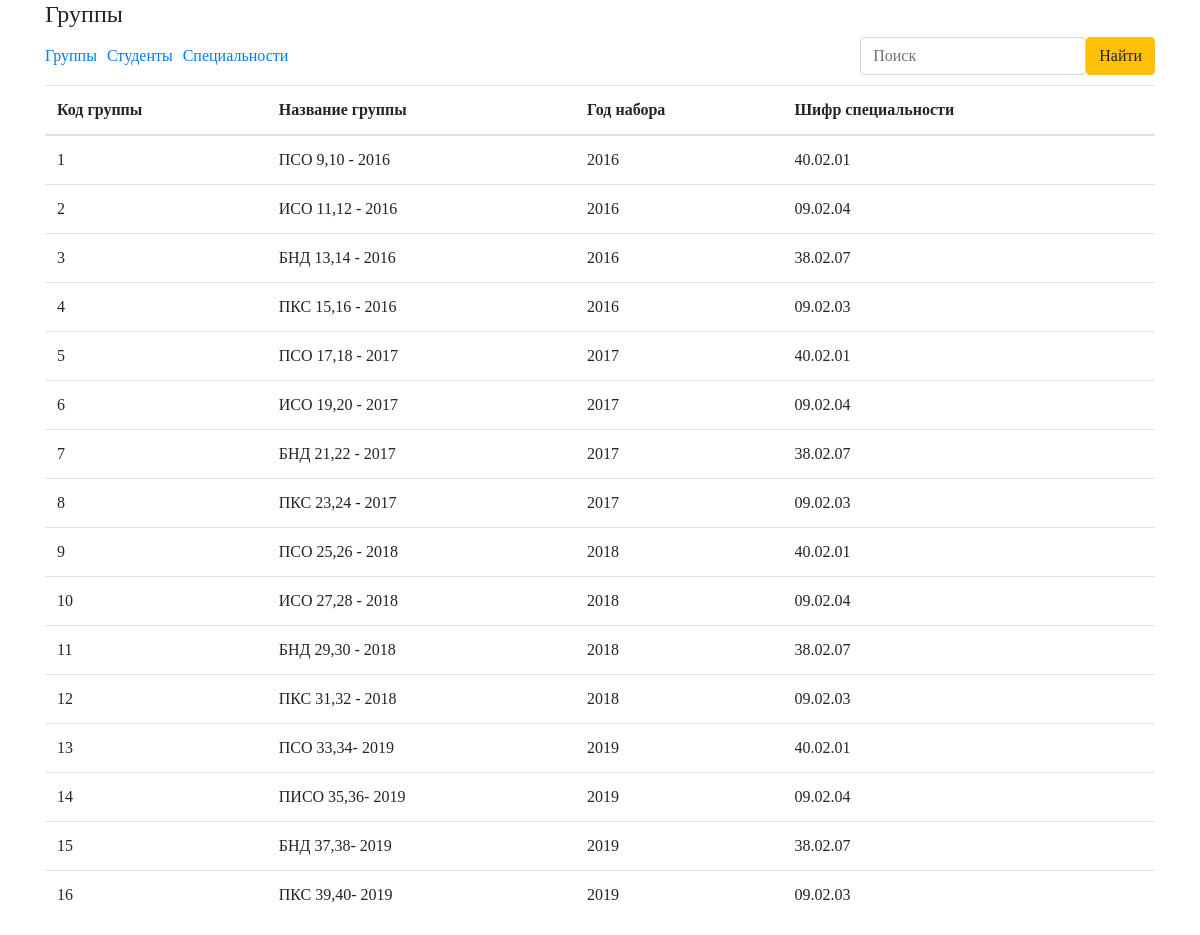
/group.php (signed in), run on the app's committed database.
### group.php (the view, shortened to what this page needs)
<?php
if ($_SESSION['auth']) {
  global $conn;
  $query = "Select
  Код_группы,
  Название_группы,
  Год_набора,
  Шифр_специальности
  from группы";
  $result = mysqli_query($conn, $query);
} else {
  header('Location: /index.php');
  return;
}
?>
<!DOCTYPE html>
<html lang="ru">
<head>
  <link rel="stylesheet" href="css/bootstrap.css">
  <link rel="stylesheet" href="css/style.css">
</head>
<body>
  <section>
    <div class="container">
      <div class="row">
        <div class="col-lg-12">
          <h4>Группы</h4>
          <div class="menu_header">
            <div class="menu__item">
              <ul class="link_menu">
                <li><a href="group.php">Группы</a></li>
                <li><a href="students.php">Студенты</a></li>
                <li><a href="specialties.php">Специальности</a></li>
              </ul>
            </div>
            <div class="menu__item">
              <form class="form_search" action="search.php" method="post">
                <input class="form-control" name="search" type="text" required placeholder="Поиск">
                <button class="btn btn-warning">Найти</button>
              </form>
            </div>
          </div>
          <div class="block__table">
            <table class="table">
              <thead>
                <tr>
                  <th>Код группы</th>
                  <th>Название группы</th>
                  <th>Год набора</th>
                  <th>Шифр специальности</th>
                </tr>
              </thead>
              <tbody>
                <?php
                if ($result) {
                  while ($r = mysqli_fetch_array($result)) {
                ?>
                <tr>
                  <td><?php echo $r['Код_группы']; ?></td>
                  <td><?php echo $r['Название_группы']; ?></td>
                  <td><?php echo $r['Год_набора']; ?></td>
                  <td><?php echo $r['Шифр_специальности']; ?></td>
                </tr>
                <?php
                  }
                }
                ?>
              </tbody>
            </table>
          </div>
        </div>
      </div>
    </div>
  </section>
</body>
</html>

### style.css (style rules this page uses)
* { margin: 0; padding: 0; box-sizing: border-box; font-family: 'Tahoma'; }
.link_menu { display: flex; align-items: center; list-style-type: none; margin-bottom: 0; }
.link_menu li { margin-right: 10px; }
.block__table table { overflow: scroll; }
.menu_header { display: flex; justify-content: space-between; align-items: center; margin-bottom: 10px; }
.menu__item { display: flex; align-items: center; }
.form_search { display: flex; }

### data on the page
группы: Код_группы "1", Название_группы "ПСО 9,10 - 2016", Год_набора "2016", Шифр_специальности "40.02.01"
группы: Код_группы "2", Название_группы "ИСО 11,12 - 2016", Год_набора "2016", Шифр_специальности "09.02.04"
группы: Код_группы "3", Название_группы "БНД 13,14 - 2016", Год_набора "2016", Шифр_специальности "38.02.07"
группы: Код_группы "4", Название_группы "ПКС 15,16 - 2016", Год_набора "2016", Шифр_специальности "09.02.03"
группы: Код_группы "5", Название_группы "ПСО 17,18 - 2017", Год_набора "2017", Шифр_специальности "40.02.01"
группы: Код_группы "6", Название_группы "ИСО 19,20 - 2017", Год_набора "2017", Шифр_специальности "09.02.04"
группы: Код_группы "7", Название_группы "БНД 21,22 - 2017", Год_набора "2017", Шифр_специальности "38.02.07"
группы: Код_группы "8", Название_группы "ПКС 23,24 - 2017", Год_набора "2017", Шифр_специальности "09.02.03"
группы: Код_группы "9", Название_группы "ПСО 25,26 - 2018", Год_набора "2018", Шифр_специальности "40.02.01"
группы: Код_группы "10", Название_группы "ИСО 27,28 - 2018", Год_набора "2018", Шифр_специальности "09.02.04"
группы: Код_группы "11", Название_группы "БНД 29,30 - 2018", Год_набора "2018", Шифр_специальности "38.02.07"
группы: Код_группы "12", Название_группы "ПКС 31,32 - 2018", Год_набора "2018", Шифр_специальности "09.02.03"
группы: Код_группы "13", Название_группы "ПСО 33,34- 2019", Год_набора "2019", Шифр_специальности "40.02.01"
группы: Код_группы "14", Название_группы "ПИСО 35,36- 2019", Год_набора "2019", Шифр_специальности "09.02.04"
группы: Код_группы "15", Название_группы "БНД 37,38- 2019", Год_набора "2019", Шифр_специальности "38.02.07"
группы: Код_группы "16", Название_группы "ПКС 39,40- 2019", Год_набора "2019", Шифр_специальности "09.02.03"
